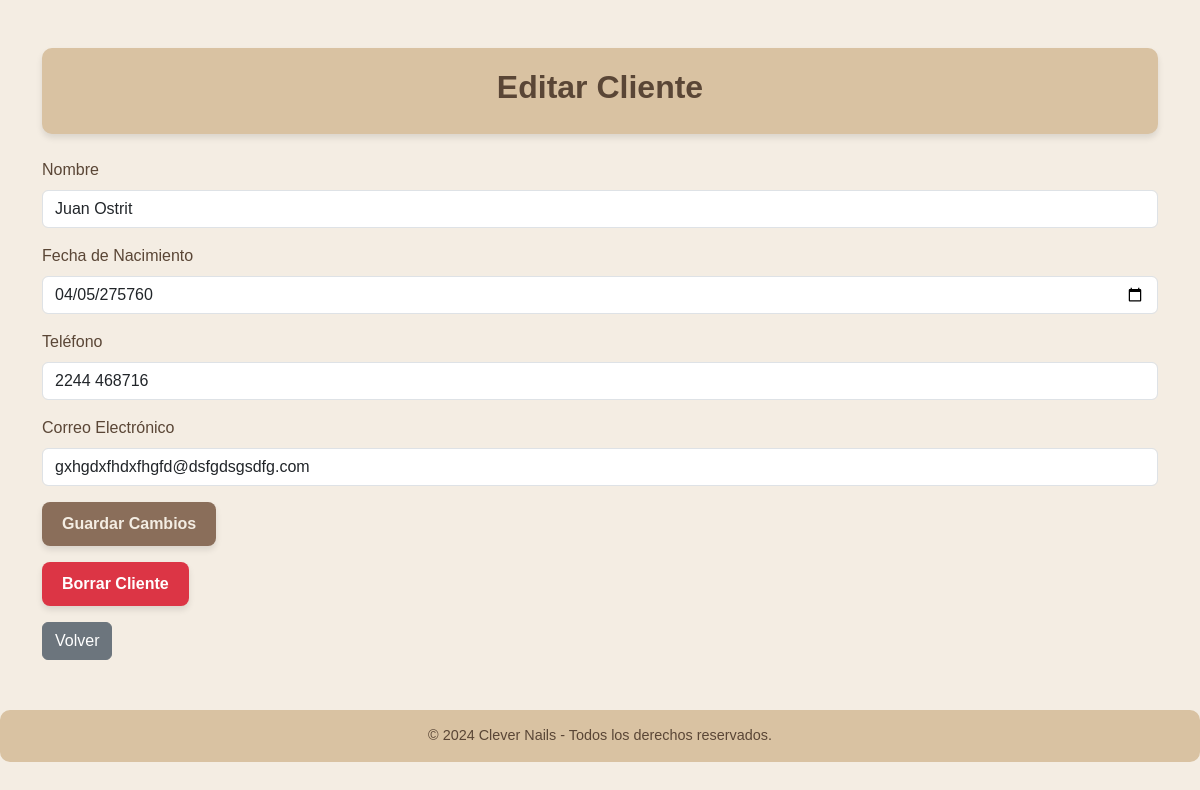
The app's page /edit-customer/2 with its own data.
### tables this page shows
CREATE TABLE customers (
        id INTEGER PRIMARY KEY AUTOINCREMENT,
        name TEXT NOT NULL,
        birth_date TEXT,
        phone TEXT,
        email TEXT
    );

### app/routes/customers.py (the view, shortened to what this page needs)
@customers_bp.route("/edit-customer/<int:customer_id>", methods=["GET", "POST"])
def edit_customer(customer_id):
    customer = query_db("SELECT * FROM customers WHERE id = ?", (customer_id,), one=True)
    if not customer:
        return "Cliente no encontrado", 404
    return render_template("edit_customer.html", customer=customer)

### app/database.py (called while the page is built)
def query_db(query, args=(), one=False):
    conn = sqlite3.connect("manicure_shop.db")
    conn.row_factory = sqlite3.Row
    cursor = conn.cursor()
    cursor.execute(query, args)
    rv = cursor.fetchall()
    conn.commit()
    conn.close()
    return (rv[0] if rv else None) if one else rv

### templates/edit_customer.html (shortened to what this page needs)
<!DOCTYPE html>
<html lang="en">
<head>
    <link rel="stylesheet" href="https://cdn.jsdelivr.net/npm/bootstrap@5.3.0-alpha1/dist/css/bootstrap.min.css">
</head>
<body>
    <div class="container mt-5">
        <div class="header">
            <h1>Editar Cliente</h1>
        </div>
        <form method="POST" class="mt-4">
            <div class="mb-3">
                <label for="name" class="form-label">Nombre</label>
                <input type="text" class="form-control" id="name" name="name" value="{{ customer.name }}" required>
            </div>
            <div class="mb-3">
                <label for="birth_date" class="form-label">Fecha de Nacimiento</label>
                <input type="date" class="form-control" id="birth_date" name="birth_date" value="{{ customer.birth_date }}">
            </div>
            <div class="mb-3">
                <label for="phone" class="form-label">Teléfono</label>
                <input type="text" class="form-control" id="phone" name="phone" value="{{ customer.phone }}" required>
            </div>
            <div class="mb-3">
                <label for="email" class="form-label">Correo Electrónico</label>
                <input type="email" class="form-control" id="email" name="email" value="{{ customer.email }}" required>
            </div>
            <button type="submit" class="btn btn-custom">Guardar Cambios</button>
        </form>
        <form method="POST" action="{{ url_for('customers.delete_customer', customer_id=customer.id) }}" class="mt-3 ">
            <button type="submit" class="btn btn-delete" onclick="return confirm('¿Estás seguro de que deseas eliminar este cliente?')">Borrar Cliente</button>
        </form>
        <a href="{{ url_for('customers.customers') }}" class="btn btn-secondary mt-3">Volver</a>
    </div>
    <footer>
        &copy; 2024 Clever Nails - Todos los derechos reservados.
    </footer>
</body>
</html>

### templates/edit_customer.html (style rules this page uses)
body { background-color: #f4ede3; font-family: 'Arial', sans-serif; color: #5a4636; }
.header { background: #d9c2a2; padding: 20px; border-radius: 10px; text-align: center; box-shadow: 0 4px 6px rgba(0, 0, 0, 0.1); }
.header h1 { font-size: 2rem; font-weight: bold; color: #5a4636; }
.btn-custom { background: #8a6e5a; color: #f4ede3; border: none; padding: 10px 20px; font-size: 1rem; font-weight: bold; border-radius: 8px; box-shadow: 0 4px 6px rgba(0, 0, 0, 0.1); }
.btn-delete { background: #dc3545; color: white; border: none; padding: 10px 20px; font-size: 1rem; font-weight: bold; border-radius: 8px; box-shadow: 0 4px 6px rgba(0, 0, 0, 0.1); }
footer { margin-top: 50px; background: #d9c2a2; padding: 15px; text-align: center; color: #5a4636; border-radius: 10px; font-size: 0.9rem; }

### records on screen
customers: name "Juan Ostrit", birth_date "04/05/275760", phone "2244 468716", email "gxhgdxfhdxfhgfd@dsfgdsgsdfg.com"
